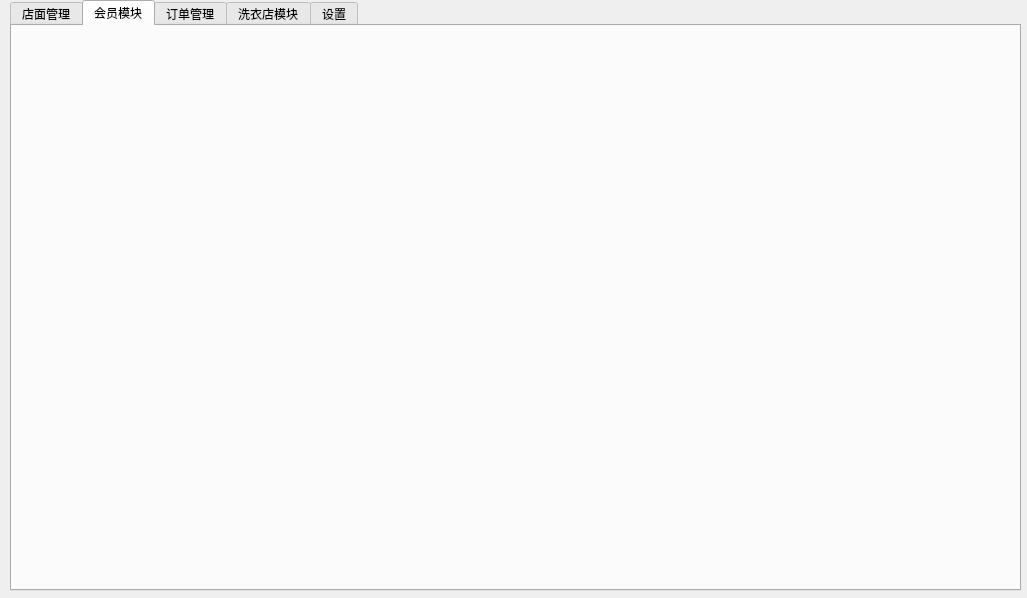
<?xml version="1.0" encoding="UTF-8"?>
<ui version="4.0">
 <class>SystemPage</class>
 <widget class="QWidget" name="SystemPage">
  <property name="geometry">
   <rect>
    <x>0</x>
    <y>0</y>
    <width>1027</width>
    <height>598</height>
   </rect>
  </property>
  <property name="windowTitle">
   <string>Form</string>
  </property>
  <widget class="QTabWidget" name="tabWidget">
   <property name="geometry">
    <rect>
     <x>10</x>
     <y>0</y>
     <width>1011</width>
     <height>591</height>
    </rect>
   </property>
   <property name="currentIndex">
    <number>1</number>
   </property>
   <widget class="QWidget" name="Store_tab">
    <attribute name="title">
     <string>店面管理</string>
    </attribute>
    <widget class="QToolBox" name="Store_toolBox">
     <property name="geometry">
      <rect>
       <x>10</x>
       <y>10</y>
       <width>981</width>
       <height>541</height>
      </rect>
     </property>
     <property name="currentIndex">
      <number>0</number>
     </property>
     <widget class="QWidget" name="Store_page">
      <property name="geometry">
       <rect>
        <x>0</x>
        <y>0</y>
        <width>981</width>
        <height>451</height>
       </rect>
      </property>
      <attribute name="label">
       <string>店面管理</string>
      </attribute>
      <widget class="QTableView" name="StoreManagement_tableView">
       <property name="geometry">
        <rect>
         <x>15</x>
         <y>41</y>
         <width>951</width>
         <height>401</height>
        </rect>
       </property>
      </widget>
      <widget class="QWidget" name="">
       <property name="geometry">
        <rect>
         <x>560</x>
         <y>10</y>
         <width>379</width>
         <height>26</height>
        </rect>
       </property>
       <layout class="QHBoxLayout" name="horizontalLayout">
        <item>
         <widget class="QPushButton" name="Search_pushButton">
          <property name="text">
           <string>查询</string>
          </property>
         </widget>
        </item>
        <item>
         <widget class="QPushButton" name="Add_pushButton">
          <property name="text">
           <string>添加</string>
          </property>
         </widget>
        </item>
        <item>
         <widget class="QPushButton" name="Delete_pushButton">
          <property name="text">
           <string>删除</string>
          </property>
         </widget>
        </item>
        <item>
         <widget class="QPushButton" name="Amend_pushButton">
          <property name="text">
           <string>修改</string>
          </property>
         </widget>
        </item>
       </layout>
      </widget>
     </widget>
     <widget class="QWidget" name="Member_page">
      <property name="geometry">
       <rect>
        <x>0</x>
        <y>0</y>
        <width>981</width>
        <height>451</height>
       </rect>
      </property>
      <attribute name="label">
       <string>会员管理</string>
      </attribute>
      <widget class="QTableView" name="MemberManagement_tableView">
       <property name="geometry">
        <rect>
         <x>15</x>
         <y>41</y>
         <width>951</width>
         <height>401</height>
        </rect>
       </property>
      </widget>
      <widget class="QWidget" name="layoutWidget">
       <property name="geometry">
        <rect>
         <x>560</x>
         <y>10</y>
         <width>379</width>
         <height>26</height>
        </rect>
       </property>
       <layout class="QHBoxLayout" name="horizontalLayout_2">
        <item>
         <widget class="QPushButton" name="Search_pushButton_2">
          <property name="text">
           <string>查询</string>
          </property>
         </widget>
        </item>
        <item>
         <widget class="QPushButton" name="Add_pushButton_2">
          <property name="text">
           <string>添加</string>
          </property>
         </widget>
        </item>
        <item>
         <widget class="QPushButton" name="Delete_pushButton_2">
          <property name="text">
           <string>删除</string>
          </property>
         </widget>
        </item>
        <item>
         <widget class="QPushButton" name="Amend_pushButton_2">
          <property name="text">
           <string>修改</string>
          </property>
         </widget>
        </item>
       </layout>
      </widget>
     </widget>
     <widget class="QWidget" name="Charge_page">
      <property name="geometry">
       <rect>
        <x>0</x>
        <y>0</y>
        <width>981</width>
        <height>451</height>
       </rect>
      </property>
      <attribute name="label">
       <string>费用管理</string>
      </attribute>
      <widget class="QTableView" name="ChargeManagement_tableView">
       <property name="geometry">
        <rect>
         <x>15</x>
         <y>41</y>
         <width>951</width>
         <height>401</height>
        </rect>
       </property>
      </widget>
      <widget class="QWidget" name="layoutWidget_2">
       <property name="geometry">
        <rect>
         <x>560</x>
         <y>10</y>
         <width>379</width>
         <height>26</height>
        </rect>
       </property>
       <layout class="QHBoxLayout" name="horizontalLayout_3">
        <item>
         <widget class="QPushButton" name="Search_pushButton_3">
          <property name="text">
           <string>查询</string>
          </property>
         </widget>
        </item>
        <item>
         <widget class="QPushButton" name="Add_pushButton_3">
          <property name="text">
           <string>添加</string>
          </property>
         </widget>
        </item>
        <item>
         <widget class="QPushButton" name="Delete_pushButton_3">
          <property name="text">
           <string>删除</string>
          </property>
         </widget>
        </item>
        <item>
         <widget class="QPushButton" name="Amend_pushButton_3">
          <property name="text">
           <string>修改</string>
          </property>
         </widget>
        </item>
       </layout>
      </widget>
     </widget>
    </widget>
   </widget>
   <widget class="QWidget" name="Member_tab">
    <attribute name="title">
     <string>会员模块</string>
    </attribute>
   </widget>
   <widget class="QWidget" name="Order_tab">
    <attribute name="title">
     <string>订单管理</string>
    </attribute>
   </widget>
   <widget class="QWidget" name="Laundry_tab">
    <attribute name="title">
     <string>洗衣店模块</string>
    </attribute>
   </widget>
   <widget class="QWidget" name="Settings_tab">
    <attribute name="title">
     <string>设置</string>
    </attribute>
    <widget class="QWidget" name="">
     <property name="geometry">
      <rect>
       <x>270</x>
       <y>160</y>
       <width>391</width>
       <height>201</height>
      </rect>
     </property>
     <layout class="QHBoxLayout" name="horizontalLayout_4">
      <item>
       <widget class="QPushButton" name="logout_pushButton">
        <property name="text">
         <string>注销</string>
        </property>
       </widget>
      </item>
      <item>
       <widget class="QPushButton" name="Exit_pushButton">
        <property name="text">
         <string>退出</string>
        </property>
       </widget>
      </item>
     </layout>
    </widget>
   </widget>
  </widget>
 </widget>
 <resources/>
 <connections/>
</ui>
